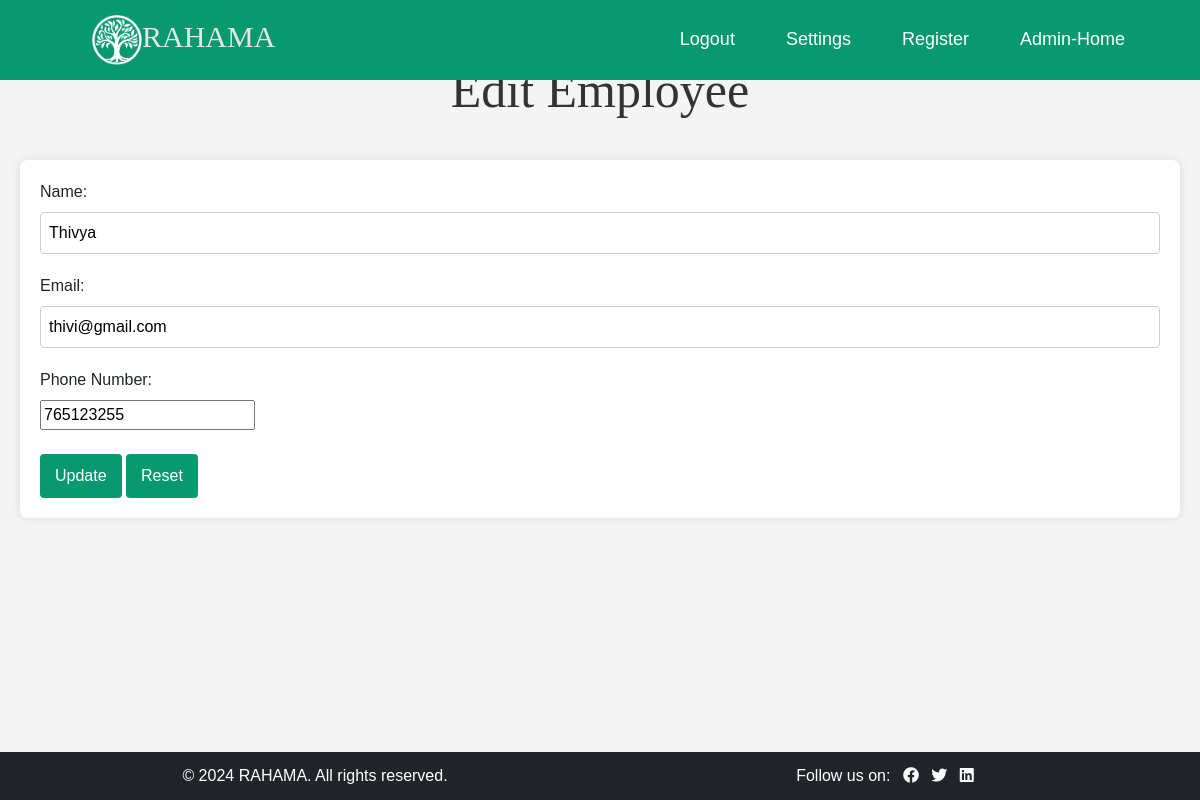
Screenshot of /rahama/admin/employee_edit.php?id=15 with the database file from the repository.
### tables this page shows
CREATE TABLE `site_settings` (
  `id` int(11) NOT NULL,
  `logo_path` varchar(255) NOT NULL,
  `name` varchar(255) NOT NULL,
  `facebook_link` varchar(255) NOT NULL,
  `twitter_link` varchar(255) NOT NULL,
  `linkedin_link` varchar(255) NOT NULL
);

CREATE TABLE `employees` (
  `id` int(11) NOT NULL,
  `name` varchar(100) NOT NULL,
  `email` varchar(100) NOT NULL,
  `phone_number` varchar(10) NOT NULL,
  `password` varchar(200) NOT NULL,
  `status` tinyint(1) NOT NULL DEFAULT 1
);

### rahama/admin/functions.php (called while the page is built)
<?php
function get_logo_path($conn) {
    $result = $conn->query("SELECT logo_path, name FROM site_settings WHERE id = 1 LIMIT 1");
    $row = $result->fetch_assoc();
    return $row ? $row : ['logo_path' => null, 'name' => 'Your Company Name'];
}?>

### rahama/admin/employee_edit.php (the view, shortened to what this page needs)
<?php
include('../db_connect.php');
include('admin_header.php');
if (isset($_GET['id'])) {
    $id = $_GET['id'];
    $stmt = $conn->prepare("SELECT * FROM employees WHERE id = ?");
    $stmt->bind_param("i", $id);
    $stmt->execute();
    $employee = $stmt->get_result()->fetch_assoc();
}
?>
<!DOCTYPE html>
<html>
<head>
    <link rel="stylesheet" href="../styles.css">
</head>
<body>
    <h2>Edit Employee</h2>
    <form method="post" action="">
        <label>Name:</label>
        <input type="text" name="name" value="<?php echo htmlspecialchars($employee['name']); ?>" required><br>
        <label>Email:</label>
        <input type="email" name="email" value="<?php echo htmlspecialchars($employee['email']); ?>" required><br>
        <label>Phone Number:</label>
        <input type="number" name="phone_number" value="<?php echo htmlspecialchars($employee['phone_number']); ?>"><br><br>
        <button type="submit">Update</button>
        <button type="reset">Reset</button>
    </form>
</body>
</html>
<?php include('../footer.php'); ?>

### rahama/admin/admin_header.php (shortened to what this page needs)
<?php
include('../db_connect.php');
include('functions.php');
$site_info = get_logo_path($conn);
$logo_path = $site_info['logo_path'];
$company_name = $site_info['name'];
?>
<!DOCTYPE html>
<html lang="en">
<head>
    <link href="https://cdn.jsdelivr.net/npm/bootstrap@5.3.3/dist/css/bootstrap.min.css" rel="stylesheet">
</head>
<body>
   <?php
$current_page = basename($_SERVER['PHP_SELF']);
?>
<nav class="navbar navbar-expand-lg">
    <div class="container-fluid">
        <a class="navbar-brand" href="#">
            <?php if ($logo_path): ?>
                <img src="../<?php echo htmlspecialchars($logo_path); ?>" alt="" style="height: 50px;"><span style="color: rgb(230, 230, 230);"><?php echo htmlspecialchars($company_name); ?></span>
            <?php else: ?>
                <span style="color: rgb(230, 230, 230);"><?php echo htmlspecialchars($company_name); ?></span>
            <?php endif; ?>
        </a>
        <div class="collapse navbar-collapse justify-content-end" id="navbarNav">
            <ul class="navbar-nav">
                <li class="nav-item">
                    <a class="nav-link <?php echo ($current_page == 'admin_logout.php') ? 'active' : ''; ?>" href="admin_logout.php">Logout</a>
                </li>
                <li class="nav-item">
                    <a class="nav-link <?php echo ($current_page == 'site_settings.php') ? 'active' : ''; ?>" href="../site_settings.php">Settings</a>
                </li>
 <li class="nav-item">
                    <a class="nav-link <?php echo ($current_page == 'register.php') ? 'active' : ''; ?>" href="register.php">Register</a>
                </li>
                <li class="nav-item">
                    <a class="nav-link <?php echo ($current_page == 'admin_dashboard.php') ? 'active' : ''; ?>" href="admin_dashboard.php">Admin-Home</a>
                </li>
            </ul>
        </div>
    </div>
</nav>
</body>
</html>

### rahama/footer.php (shortened to what this page needs)
<?php
include('db_connect.php');
$query = "SELECT * FROM site_settings WHERE id = 1";
$result = $conn->query($query);
$footer = [
    'name' => 'NGO Employee Location Tracking System',
    'facebook_link' => '#',
    'twitter_link' => '#',
    'linkedin_link' => '#',
];
if ($result && $result->num_rows > 0) {
    $footer = $result->fetch_assoc();
}
?>
<!DOCTYPE html>
<html lang="en">
<head>
    <link rel="stylesheet" href="https://cdnjs.cloudflare.com/ajax/libs/font-awesome/5.15.3/css/all.min.css">
</head>
<body class="d-flex flex-column min-vh-100">
       <footer class="bg-dark text-white text-center py-2 mt-auto">
        <div class="container mt-1">
            <div class="row">
                <div class="col-12 col-md-6 mb-2 mb-md-0">
                    <p class="mb-1 fs-6 fs-md-5">&copy; <?php echo date("Y"); ?> <?php echo htmlspecialchars($footer['name']); ?>. All rights reserved.</p>
                </div>
                <div class="col-12 col-md-6">
                    <p class="mb-0">
                        Follow us on:
                        <a href="<?php echo htmlspecialchars($footer['facebook_link']); ?>" target="_blank" class="text-white ms-2"><i class="fab fa-facebook"></i></a>
                        <a href="<?php echo htmlspecialchars($footer['twitter_link']); ?>" target="_blank" class="text-white ms-2"><i class="fab fa-twitter"></i></a>
                        <a href="<?php echo htmlspecialchars($footer['linkedin_link']); ?>" target="_blank" class="text-white ms-2"><i class="fab fa-linkedin"></i></a>
                    </p>
                </div>
            </div>
        </div>
    </footer>
</body>
</html>

### rahama/styles.css (style rules this page uses)
body { font-family: Arial, sans-serif; background-color: #f4f4f4; margin: 0; padding: 0; }
h2, h3 { color: #333; }
form { background-color: #fff; padding: 20px; margin: 20px; border-radius: 8px; box-shadow: 0 0 10px rgba(0,0,0,0.1); }
label { display: block; margin-bottom: 8px; }
input[type="text"], input[type="email"], input[type="password"], input[type="date"], select { width: 100%; padding: 8px; margin-bottom: 20px; border: 1px solid #ccc; border-radius: 4px; }
button { padding: 10px 15px; background-color:rgb(9, 153, 110); color: #fff; border: none; border-radius: 4px; cursor: pointer; }
a { color: #007bff; text-decoration: none; }
.navbar { display: flex; align-items: center; padding: 10px 20px; background-color:rgb(9, 153, 110); color:white; }
.navbar { display: flex; align-items: center; padding: 10px 20px; background-color: rgb(9, 153, 110); color: white; }

### rahama/admin/admin_header.php (style rules this page uses)
body { background-color: #1d2630; }
.navbar { margin-bottom: 0px; background-color: rgb(9, 153, 110); position: fixed; padding: 0.5rem 1rem; line-height: 1.2; top: 0; width: 100%; z-index: 1000; }
.navbar-brand { margin-left: 60px; font-size: 30px; color: rgb(230, 230, 230); font-family: 'Georgia', serif; pointer-events: none; }
.nav-item { margin-right: 35px; font-size: 18px; color: white; }
.container { margin-top: 50px; }
h2 { color: white; text-align: center; font-family: 'Georgia', serif; font-size: 50px; margin-bottom: 20px; margin-top: 10px; }
.nav-link { color: white; padding: 8px 16px; border-radius: 5px; }

### rows the page displays
site_settings: logo_path (picture), name "RAHAMA"
employees: name "Thivya", email "thivi@gmail.com", phone_number "765123255"
